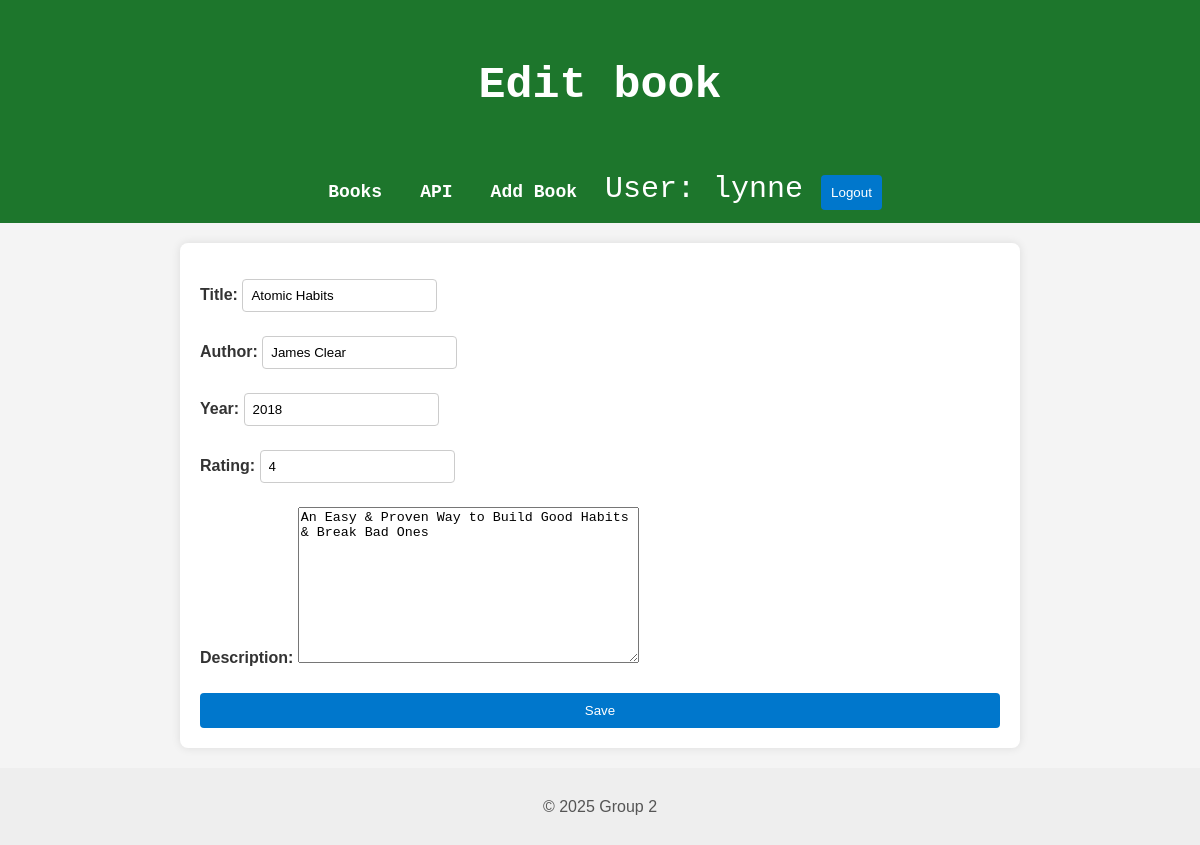
Before: /edit/1/ (signed in) with the older database file.
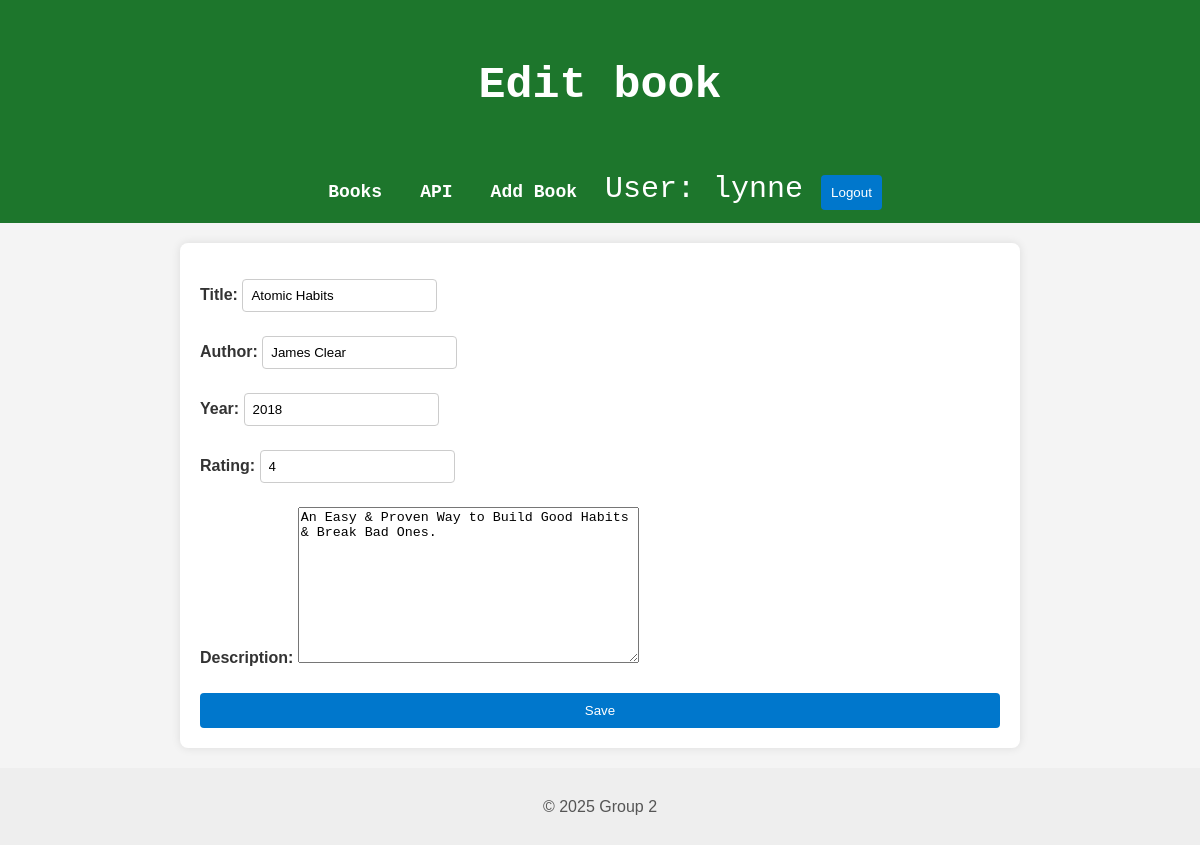
After: the same page with the newer database file.
### books/models.py (models this page shows, shortened)
class Book (models.Model):
    title = models.CharField(max_length=200)
    author = models.CharField(max_length=200)
    year = models.IntegerField()
    rating = models.IntegerField()
    description = models.TextField(null=True,blank=True)
    user = models.ForeignKey(User, on_delete=models.CASCADE, null=True)

### books/views.py (the view)
# urls.py: path('edit/<int:book_id>/', views.edit_book, name = 'edit_book'),
@login_required
def edit_book(request, book_id):
    book = get_object_or_404(Book,id=book_id)
    if book.user and book.user != request.user:
        raise PermissionDenied("you are not allowed to edit this book")
    form = BookForm(request.POST or None, instance = book)
    if form.is_valid():
        form.save()
        return redirect('homepage')
    return render(request,'books/add_edit_book.html', {'form':form, 'new_book':False})

### books/forms.py
class BookForm(forms.ModelForm):
    class Meta:
        model = Book
        fields = ['title','author','year','rating','description']

### books/templates/books/add_edit_book.html (shortened to what this page needs)
{% extends "base.html" %}
{% block header %}
{% if new_book%}
    <h2> Add new book</h2>
{%else%}
    <h2>Edit book </h2>
{%endif%}
{% endblock %}
{% block content %}
<div class="card-body">
    <form method ="POST">
        {{form.as_p}}
        <button type ="submit"> Save</button>
    </form>
</div>
{% endblock %}

Changed rows visible on the page:
changed Book "Atomic Habits": description "An Easy & Proven Way to Build Good Habits & Break Bad Ones" → "An Easy & Proven Way to Build Good Habits & Break Bad Ones."
